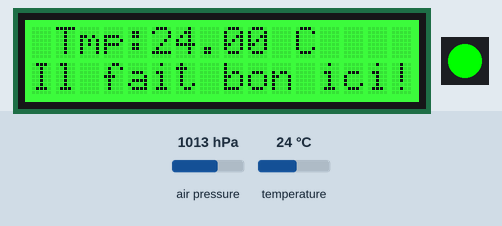
Bench run of a sketch on a simulated Arduino Uno, built with avr-gcc and run on an emulated ATmega328P. Parts: 16×2 character LCD, 1 RGB LEDs in strip order, left to right. Inputs (shaded band) come from the test bench; at power-on: temperature 24 °C, air pressure 1013 hPa.

Above: at 1.2 s.
1.3 s: temperature set to 25.2 °C
At 2.3 s:
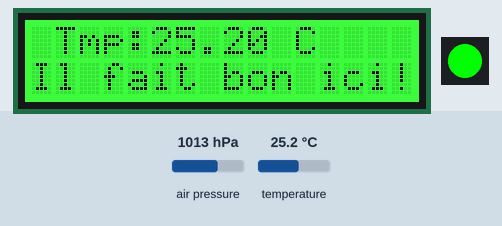
3.2 s: temperature set to 26.5 °C
At 5.6 s:
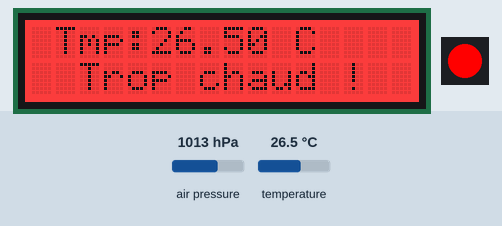
5.9 s: temperature set to 12 °C
At 8.1 s:
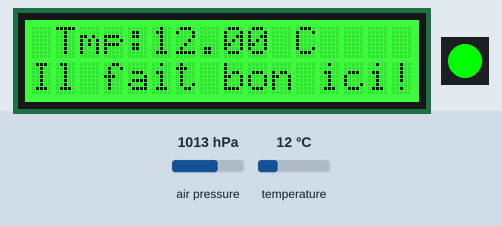
Timing chart, 0 to 9.6 s (numbered marks = the images above; inputs shaded):
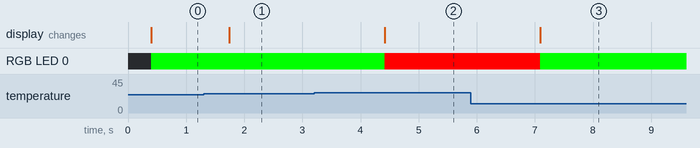

Measured:
- the behaviour switches between 25.9 and 26 °C on temperature (found by bisection; images 1 and 2)
- after the input at 1.3 s, the display: changes after 0.44 s (image 1)
- after the input at 3.2 s, RGB LED 0: RGB(0, 255, 0) → RGB(255, 0, 0) after 1.2 s; the display: changes after 1.2 s (image 2)
- after the input at 5.9 s, RGB LED 0: RGB(255, 0, 0) → RGB(0, 255, 0) after 1.2 s; the display: changes after 1.2 s (image 3)

The sketch:

Manipulation_BME280_avec_lib.ino
```cpp
// Environnement Arduino 1.0.6
// Mise en oeuvre d'un capteur de pression bme280
// Communication sur bus I2C

#include <Wire.h>
#include "rgb_lcd.h"
#include <ChainableLED.h>
#include "Seeed_BME280.h"

// Config de l'ecran LCD
rgb_lcd lcd;

// Nb de LEDs
#define NUM_LEDS 1

// Config de la LED
ChainableLED led(6, 7, NUM_LEDS);

//Config capter bme280
BME280 bme280;

void setup(void)
{
  // Configuration de la communication serie
  Serial.begin(9600);

  // Initialisation de l'afficheur LCD
  lcd.begin(16, 2);
  // On initialise une couleur de fond
  lcd.setRGB(255, 0, 0);

  if(!bme280.init()){
    Serial.println("Device error!");
  }

}

void loop (void)
{
  float temperature, pression, altitude;
  unsigned long up;

  delay(300);

  // Temperature apres compensation
  temperature = bme280.getTemperature();

  // Pression apres compensation
  pression = bme280.getPressure();

  // On recupere l'altitude
  altitude = bme280.calcAltitude(pression);

  lcd.clear();

  // On positionne correctement le curseur pour ecrire
  lcd.setCursor(1, 0);
  lcd.print("Tmp: ");
  lcd.setCursor(5, 0);
  lcd.print(temperature);
  lcd.setCursor(11, 0);
  lcd.print("C");

  // On teste la valeur de temperaure recuperee
  // On affiche un message et on allume la LED en vert
  if (temperature < 26.00) {
    lcd.setRGB(0, 255, 0);
    lcd.setCursor(0, 1);
    lcd.print("Il fait bon ici!");
    led.setColorRGB(0, 0, 255, 0);
  }
  // Sinon on allume la LED en rouge avec un message ecrit sur l'afficheur
  else {
    lcd.setRGB(255, 0, 0);
    lcd.setCursor(2, 1);
    lcd.print("Trop chaud !");
    led.setColorRGB(0, 255, 0, 0);
  }

  delay(1000);
}
```
